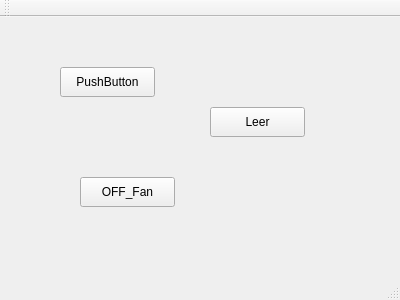
<?xml version="1.0" encoding="UTF-8"?>
<ui version="4.0">
 <class>LecturaOPCN2</class>
 <widget class="QMainWindow" name="LecturaOPCN2">
  <property name="geometry">
   <rect>
    <x>0</x>
    <y>0</y>
    <width>400</width>
    <height>300</height>
   </rect>
  </property>
  <property name="windowTitle">
   <string>LecturaOPCN2</string>
  </property>
  <widget class="QWidget" name="centralWidget">
   <widget class="QPushButton" name="pushButton">
    <property name="geometry">
     <rect>
      <x>60</x>
      <y>50</y>
      <width>95</width>
      <height>30</height>
     </rect>
    </property>
    <property name="text">
     <string>PushButton</string>
    </property>
   </widget>
   <widget class="QPushButton" name="pushButton_2">
    <property name="geometry">
     <rect>
      <x>80</x>
      <y>160</y>
      <width>95</width>
      <height>30</height>
     </rect>
    </property>
    <property name="text">
     <string>OFF_Fan</string>
    </property>
   </widget>
   <widget class="QPushButton" name="pushButton_3">
    <property name="geometry">
     <rect>
      <x>210</x>
      <y>90</y>
      <width>95</width>
      <height>30</height>
     </rect>
    </property>
    <property name="text">
     <string>Leer</string>
    </property>
   </widget>
  </widget>
  <widget class="QMenuBar" name="menuBar">
   <property name="geometry">
    <rect>
     <x>0</x>
     <y>0</y>
     <width>400</width>
     <height>26</height>
    </rect>
   </property>
  </widget>
  <widget class="QToolBar" name="mainToolBar">
   <attribute name="toolBarArea">
    <enum>TopToolBarArea</enum>
   </attribute>
   <attribute name="toolBarBreak">
    <bool>false</bool>
   </attribute>
  </widget>
  <widget class="QStatusBar" name="statusBar"/>
 </widget>
 <layoutdefault spacing="6" margin="11"/>
 <resources/>
 <connections/>
</ui>
